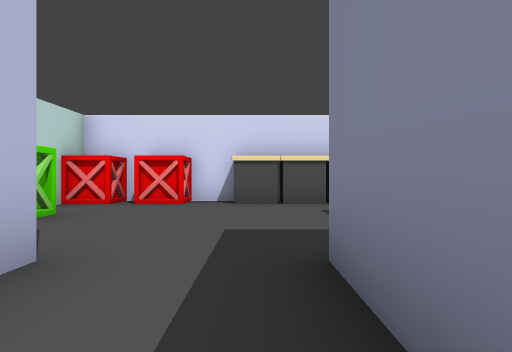
[1] (above)

12 first-person views from a walk through a Unity game level. The camera is 0.58 m above the floor, looks level and sees 70° across. The floor is counted in squares, 1 m on a side. Each view is taken from the middle of a square. On the plan, view 1 faces up. The plan holds only what a view shows up to about 10 squares ahead; the rest is blank. The player is left out.

[2]
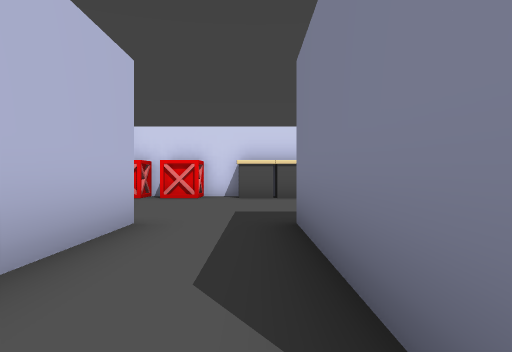

[3]
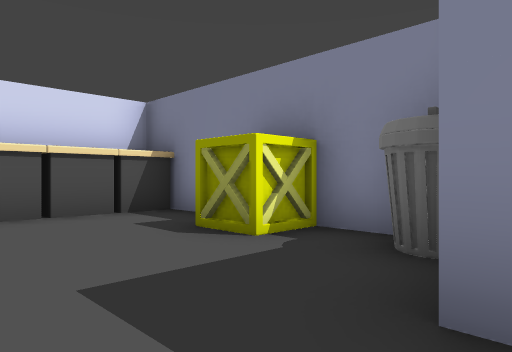

[4]
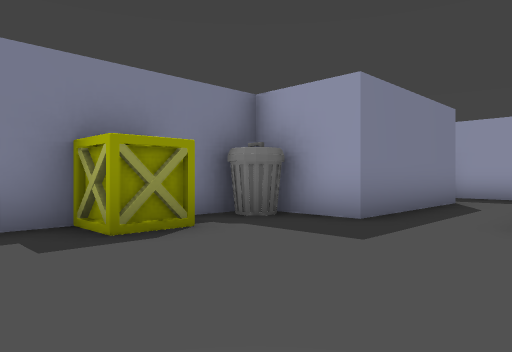

[5]
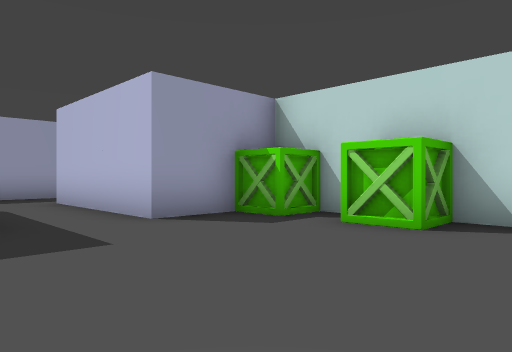

[6]
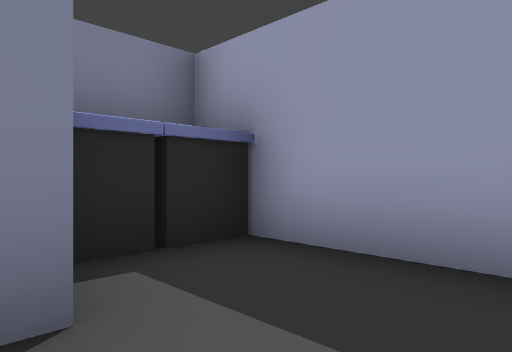

[7]
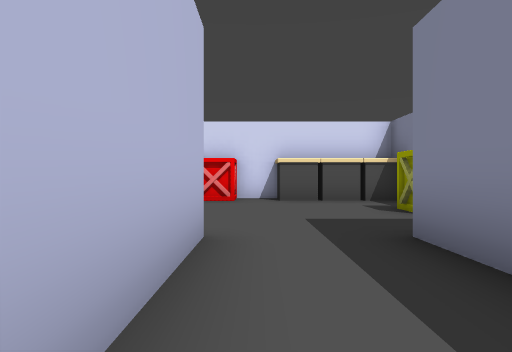

[8]
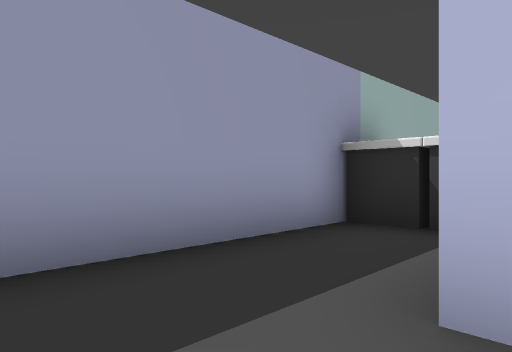

[9]
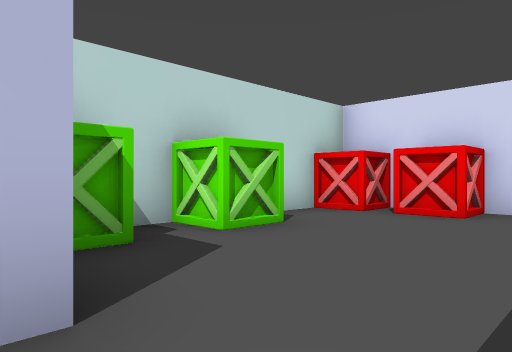

[10]
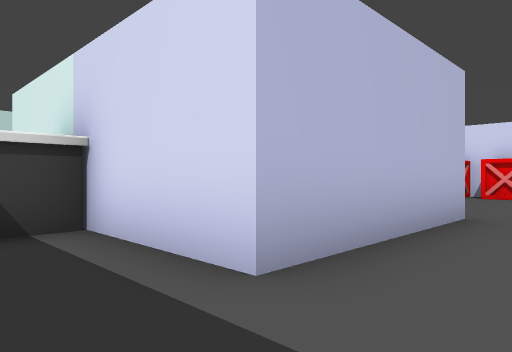

[11]
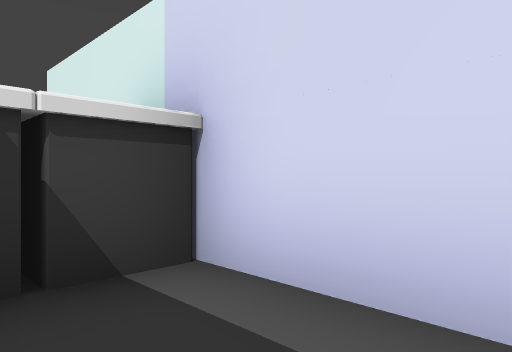

[12]
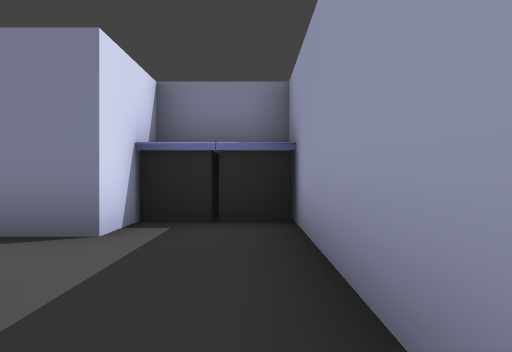

### Floor plan
Points are (right, up) in squares from view 1. A wall is a line through its corners. A room is listed if a view was taken in it or the views show most of it. See-through windows are left out.
Room 1 (views 1, 2, 3, 4, 5, 6, 7, 8, 9, 10)
walls: (2.5, 3) (2.5, 7.6); (-3, 2.5) (-1.5, 2.5) (-1.5, -1.5); (0.6, 8.5) (-3, 8.5); (-4, 7.6) (-4, 3.5); (1.8, -1.5) (0.5, -1.5) (0.5, 2.5) (2, 2.5); (-1.5, -3.5) (2.1, -3.5)
ways out: opening at (-2, -2.5) to room 2
objects: crate (-3, 3); crate (-3, 5); crate (-3, 8); crate (-2, 8); other object (0, 8); other object (1, 8); other object (2, -3); other object (2, -2); bin (2, 3); crate (2, 5); other object (2, 8)
Room 2 (views 11, 12)
walls: (-4.2, -3.5) (-1.5, -3.5); (-1.5, -1.5) (-4.2, -1.5)
ways out: opening at (-2, -2.5) to room 1
objects: other object (-5, -3) to (-4, -3); other object (-5, -2) to (-4, -2)

Positions as (right, up) in squares from view 1, and headings:
1: (0, 0), facing up
2: (0, -2), facing up
3: (-1, 2), facing up-right
4: (-2, 7), facing down-right
5: (1, 7), facing down-left
6: (-1, -1), facing down-right
7: (-1, -1), facing up
8: (0, -1), facing down-left
9: (0, 2), facing up-left
10: (0, -3), facing up-left
11: (-2, -3), facing up-left
12: (-3, -3), facing right
